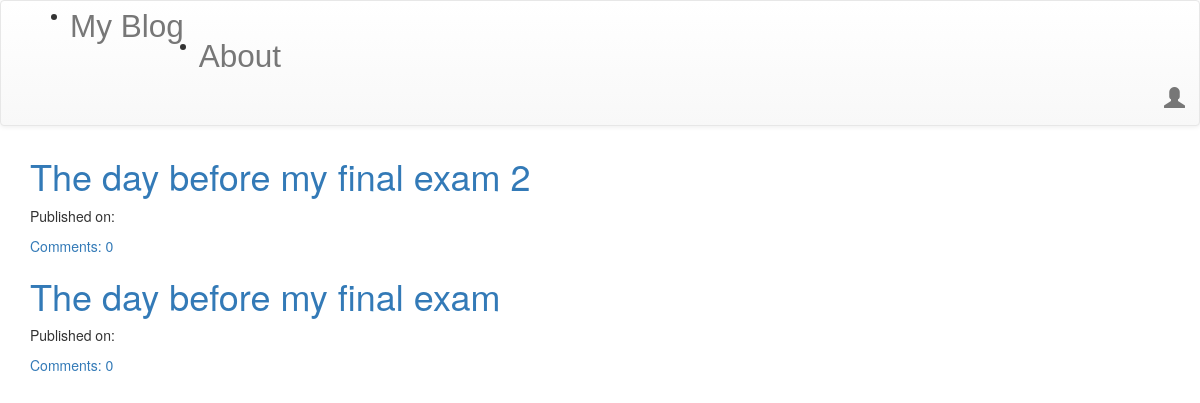
Before: / with the older database file.
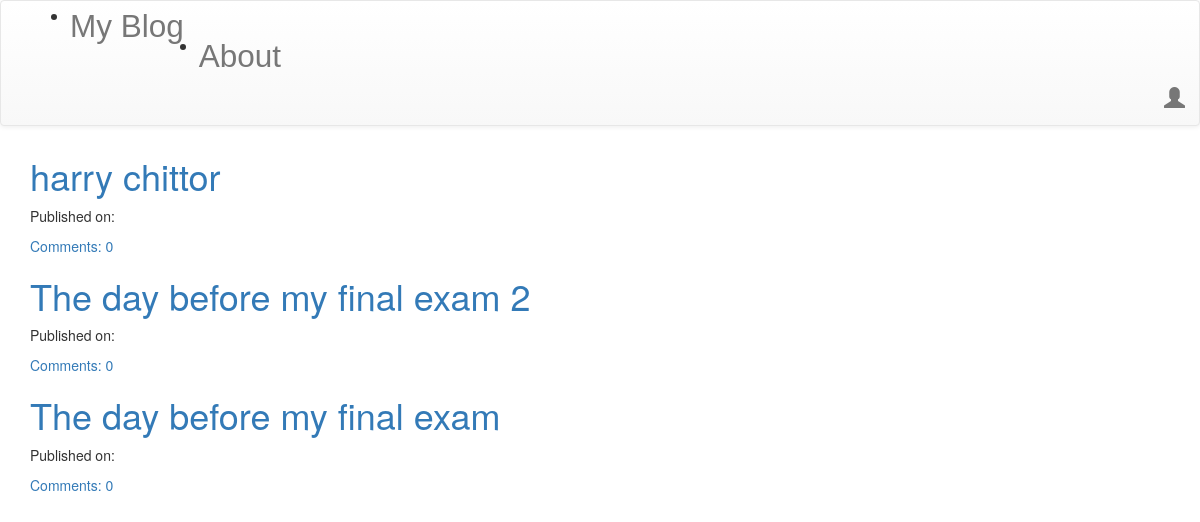
After: the same page with the newer database file.
### blog/models.py (models this page shows, shortened)
class Post(models.Model):
    author = models.ForeignKey('auth.User',on_delete=models.CASCADE)
    title = models.CharField(max_length=200)
    text = models.TextField()
    create_date = models.DateTimeField(default=timezone.now())
    published_date = models.DateTimeField(blank=True,null=True)
    def approve_comments(self):
        return self.comments.filter(approved_comment=True)

### blog/views.py (the view)
# urls.py: path('',views.PostListView.as_view(),name='post_list'),
class PostListView(ListView):
    model = Post
    def get_queryset(self):
        return Post.objects.filter(published_date__lte=timezone.now()).order_by('-published_date')

### blog/templates/blog/post_list.html
{% extends 'blog/base.html' %}
{% block content %}
<div class="centerstage">
  {% for post in post_list %}
    <div class="post">
      <h1><a href="{% url 'post_detail' pk=post.pk %}">{{ post.title }}</a></h1>
      <div class="date">
        <p>Published on: {{post.published|date:'D M Y'}}</p>
      </div>
      <a href="{% url 'post_detail' pk=post.pk %}">Comments: {{post.approve_comments.count}}</a>
    </div>
    {% endfor %}
</div>
{% endblock %}

### blog/templates/blog/base.html (shortened to what this page needs)
<!DOCTYPE html>
{% load staticfiles %}
<html lang="en" dir="ltr">
  <head>
      <link rel="stylesheet" href="https://maxcdn.bootstrapcdn.com/bootstrap/3.3.7/css/bootstrap.min.css">
      <link rel="stylesheet" href="https://maxcdn.bootstrapcdn.com/bootstrap/3.3.7/css/bootstrap-theme.min.css">
    <link rel="stylesheet" href="{% static 'css/blog.css' %}">
  </head>
  <body>
    <nav class='navbar navbar-default techfont custom-navbar'>
      <div class="container">
        <ul clas='nav navbar-nav'>
          <li><a class='navbar-brand bigbrand' href='{% url 'post_list' %}'>My Blog</a></li>
          <li><a class='navbar-brand bigbrand' href="{% url 'about' %}">About</a></li>
        </ul>
        <ul class='nav navbar-nav navbar-right'>
          {% if user.is_authenticated %}
            <li>
                <a href="{% url 'post_new' %}">New Post</a>
            </li>
            <li>
                <a href="{% url 'post_draft_list' %}">Drafts</a>
            </li>
            <li>
                <a href="{% url 'logout' %}">Log Out</a>
            </li>
            <li>
              <a>Welcome : {{user.username}}</a>
            </li>
            {% else %}
              <li><a class='nav navbar-right' href='{% url 'login' %}'><span class='glyphicon glyphicon-user'></span></a></li>
          {% endif %}
        </ul>
      </div>
    </nav>
    <div class="content container">
      <div class="row">
        <div class="col-md-8">
          <div class="blog_posts">
            {% block content %}
            {% endblock %}
          </div>
        </div>
      </div>
    </div>
  </body>
</html>

### blog/static/css/blog.css (style rules this page uses)
.techfont { font-family : 'Russo One',sans-serif; font-size: 1.5em; margin-bottom: 10px; }
.bigbrand { font-size: 1.5em; }
.centerstage { margin-left: auto; margin-right: auto; }

Changed rows visible on the page:
added Post: title "harry chittor", approve_comments.count "0"
